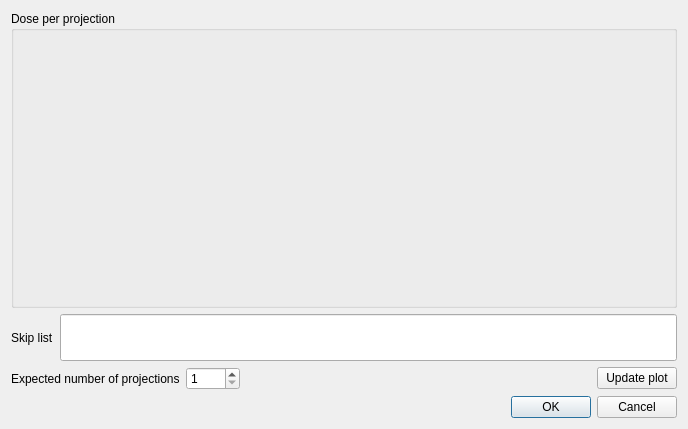
<?xml version="1.0" encoding="UTF-8"?>
<ui version="4.0">
 <class>FindSkipListDialog</class>
 <widget class="QDialog" name="FindSkipListDialog">
  <property name="geometry">
   <rect>
    <x>0</x>
    <y>0</y>
    <width>688</width>
    <height>429</height>
   </rect>
  </property>
  <property name="windowTitle">
   <string>Get projection skip list</string>
  </property>
  <layout class="QVBoxLayout" name="verticalLayout">
   <item>
    <widget class="QGroupBox" name="groupBox">
     <property name="title">
      <string>Dose per projection</string>
     </property>
     <layout class="QHBoxLayout" name="horizontalLayout_3">
      <item>
       <widget class="QtAddons::PlotWidget" name="plotProjectionDose" native="true">
        <property name="minimumSize">
         <size>
          <width>0</width>
          <height>256</height>
         </size>
        </property>
       </widget>
      </item>
     </layout>
    </widget>
   </item>
   <item>
    <layout class="QHBoxLayout" name="horizontalLayout">
     <item>
      <widget class="QLabel" name="label_2">
       <property name="text">
        <string>Skip list</string>
       </property>
      </widget>
     </item>
     <item>
      <widget class="QLineEdit" name="editSkipList">
       <property name="sizePolicy">
        <sizepolicy hsizetype="MinimumExpanding" vsizetype="Preferred">
         <horstretch>0</horstretch>
         <verstretch>0</verstretch>
        </sizepolicy>
       </property>
       <property name="minimumSize">
        <size>
         <width>570</width>
         <height>22</height>
        </size>
       </property>
       <property name="toolTip">
        <string>A list of projection indices to skip in the reconstruction. The indices can be separated by spaces of commas.</string>
       </property>
      </widget>
     </item>
    </layout>
   </item>
   <item>
    <layout class="QHBoxLayout" name="horizontalLayout_2">
     <item>
      <widget class="QLabel" name="label_3">
       <property name="text">
        <string>Expected number of projections</string>
       </property>
      </widget>
     </item>
     <item>
      <widget class="QSpinBox" name="spinExpNumProj">
       <property name="toolTip">
        <string>The intended number of projections in the data set. Badly handled retakes may increase the number of acquired images.</string>
       </property>
       <property name="minimum">
        <number>1</number>
       </property>
       <property name="maximum">
        <number>9999</number>
       </property>
      </widget>
     </item>
     <item>
      <spacer name="horizontalSpacer">
       <property name="orientation">
        <enum>Qt::Horizontal</enum>
       </property>
       <property name="sizeHint" stdset="0">
        <size>
         <width>40</width>
         <height>20</height>
        </size>
       </property>
      </spacer>
     </item>
     <item>
      <widget class="QPushButton" name="pushButton_updatePlot">
       <property name="text">
        <string>Update plot</string>
       </property>
      </widget>
     </item>
    </layout>
   </item>
   <item>
    <widget class="QDialogButtonBox" name="buttonBox">
     <property name="orientation">
      <enum>Qt::Horizontal</enum>
     </property>
     <property name="standardButtons">
      <set>QDialogButtonBox::Cancel|QDialogButtonBox::Ok</set>
     </property>
    </widget>
   </item>
  </layout>
 </widget>
 <customwidgets>
  <customwidget>
   <class>QtAddons::PlotWidget</class>
   <extends>QWidget</extends>
   <header location="global">plotwidget.h</header>
   <container>1</container>
  </customwidget>
 </customwidgets>
 <resources/>
 <connections>
  <connection>
   <sender>buttonBox</sender>
   <signal>accepted()</signal>
   <receiver>FindSkipListDialog</receiver>
   <slot>accept()</slot>
   <hints>
    <hint type="sourcelabel">
     <x>248</x>
     <y>254</y>
    </hint>
    <hint type="destinationlabel">
     <x>157</x>
     <y>274</y>
    </hint>
   </hints>
  </connection>
  <connection>
   <sender>buttonBox</sender>
   <signal>rejected()</signal>
   <receiver>FindSkipListDialog</receiver>
   <slot>reject()</slot>
   <hints>
    <hint type="sourcelabel">
     <x>316</x>
     <y>260</y>
    </hint>
    <hint type="destinationlabel">
     <x>286</x>
     <y>274</y>
    </hint>
   </hints>
  </connection>
 </connections>
</ui>
